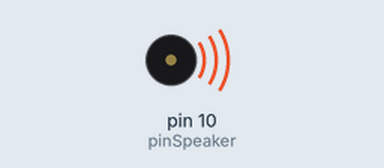
Simulated run of this sketch. Board: Arduino Uno, built with avr-gcc and run on an emulated ATmega328P. On the bench: buzzer (waves = sounding).

Above: at 0.4 s.
Timing chart, 0 to 3.5 s (numbered marks = the images above):
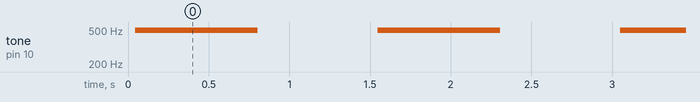

Measured:
- by itself, tone on pin 10 (pinSpeaker): alternates 498 Hz for 0.76 s and silent for 0.74 s

The sketch:

Piezo.ino
```cpp
/*
Jared Anwyl
Ground and Defined Pin Unless needs resistor
Tried resistor and was almost too quite to hear
wouldn't have heard it except breadboard was in face
Sketch just repeats tone.
*/
int pinSpeaker = 10;

void setup () {
    pinMode(pinSpeaker, OUTPUT);
}

void loop () {
    playTone(750, 500);
    delay(750);
}

// duration in mSecs, frequency in hertz
void playTone(long duration, int freq) {
    duration *= 1000;
    int period = (1.0 / freq) * 1000000;
    long elapsed_time = 0;
    while (elapsed_time < duration) {
        digitalWrite(pinSpeaker,HIGH);
        delayMicroseconds(period / 2);
        digitalWrite(pinSpeaker, LOW);
        delayMicroseconds(period / 2);
        elapsed_time += (period);
    }
}
```
